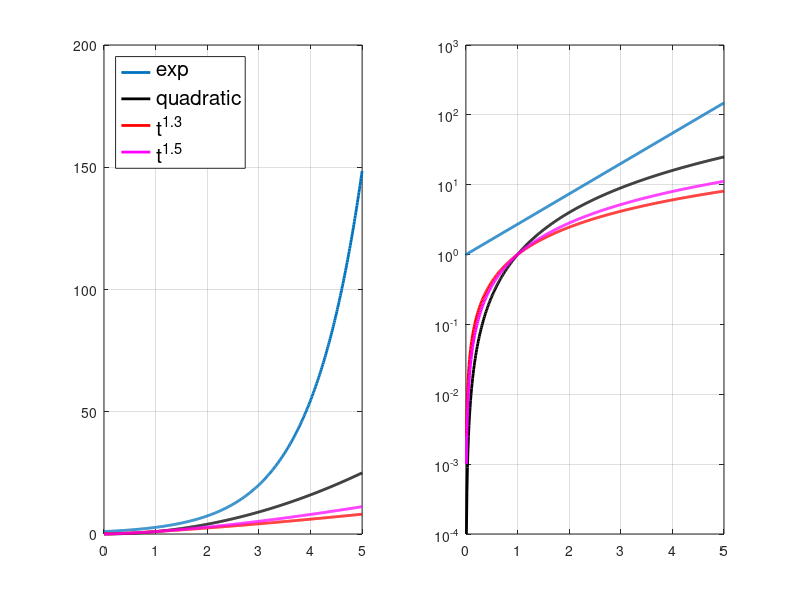

Here is the MATLAB script that generated this plot:
clear all

tt = 0:.01:5;
p0 = 0;
Pexp = p0 + exp(tt);
Pquad = p0 + tt.^2;
P1p5  = p0 + tt.^1.5;
P1p3  = p0 + tt.^1.3;


figure(22); clf;

% lin scale
subplot(1,2,1); hold on; box on; grid on;
p1 = plot(tt,Pexp,'lineWidth',2);
p2 = plot(tt,Pquad,'k','lineWidth',2);
p3 = plot(tt,P1p3,'r','lineWidth',2);
p4 = plot(tt,P1p5,'m','lineWidth',2);

l1=legend('exp','quadratic','t^{1.3}','t^{1.5}');
set(l1,'fontSize',15,'location','northWest')



% log scale
subplot(1,2,2); hold on; box on; grid on;
plot(tt,Pexp,'lineWidth',2)
plot(tt,Pquad,'k','lineWidth',2)
plot(tt,P1p3,'r','lineWidth',2)
plot(tt,P1p5,'m','lineWidth',2)
set(gca,'yscale','log')

